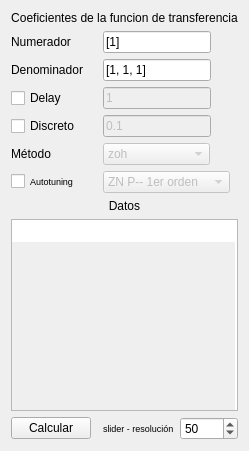
            <widget class="QWidget" name="tf">
             <layout class="QGridLayout" name="gridLayout_10">
              <item row="0" column="0" colspan="2">
               <widget class="QLabel" name="coefLabel2">
                <property name="sizePolicy">
                 <sizepolicy hsizetype="Preferred" vsizetype="Preferred">
                  <horstretch>0</horstretch>
                  <verstretch>0</verstretch>
                 </sizepolicy>
                </property>
                <property name="text">
                 <string>Coeficientes de la funcion de transferencia</string>
                </property>
                <property name="alignment">
                 <set>Qt::AlignCenter</set>
                </property>
               </widget>
              </item>
              <item row="1" column="0">
               <widget class="QLabel" name="numLabel2">
                <property name="sizePolicy">
                 <sizepolicy hsizetype="Preferred" vsizetype="Preferred">
                  <horstretch>0</horstretch>
                  <verstretch>0</verstretch>
                 </sizepolicy>
                </property>
                <property name="text">
                 <string>Numerador</string>
                </property>
               </widget>
              </item>
              <item row="1" column="1">
               <widget class="QLineEdit" name="tfnumEdit2">
                <property name="sizePolicy">
                 <sizepolicy hsizetype="Fixed" vsizetype="Fixed">
                  <horstretch>0</horstretch>
                  <verstretch>0</verstretch>
                 </sizepolicy>
                </property>
                <property name="text">
                 <string>[1]</string>
                </property>
               </widget>
              </item>
              <item row="2" column="0">
               <widget class="QLabel" name="demLabel2">
                <property name="sizePolicy">
                 <sizepolicy hsizetype="Preferred" vsizetype="Preferred">
                  <horstretch>0</horstretch>
                  <verstretch>0</verstretch>
                 </sizepolicy>
                </property>
                <property name="text">
                 <string>Denominador</string>
                </property>
               </widget>
              </item>
              <item row="2" column="1">
               <widget class="QLineEdit" name="tfdemEdit2">
                <property name="sizePolicy">
                 <sizepolicy hsizetype="Fixed" vsizetype="Fixed">
                  <horstretch>0</horstretch>
                  <verstretch>0</verstretch>
                 </sizepolicy>
                </property>
                <property name="text">
                 <string>[1, 1, 1]</string>
                </property>
               </widget>
              </item>
              <item row="3" column="0">
               <widget class="QCheckBox" name="tfdelaycheckBox2">
                <property name="text">
                 <string>Delay</string>
                </property>
               </widget>
              </item>
              <item row="3" column="1">
               <widget class="QLineEdit" name="tfdelayEdit2">
                <property name="enabled">
                 <bool>false</bool>
                </property>
                <property name="sizePolicy">
                 <sizepolicy hsizetype="Fixed" vsizetype="Fixed">
                  <horstretch>0</horstretch>
                  <verstretch>0</verstretch>
                 </sizepolicy>
                </property>
                <property name="text">
                 <string>1</string>
                </property>
                <property name="placeholderText">
                 <string>Delay en segundos</string>
                </property>
               </widget>
              </item>
              <item row="4" column="0">
               <widget class="QCheckBox" name="tfdiscretocheckBox2">
                <property name="sizePolicy">
                 <sizepolicy hsizetype="Minimum" vsizetype="Preferred">
                  <horstretch>0</horstretch>
                  <verstretch>0</verstretch>
                 </sizepolicy>
                </property>
                <property name="text">
                 <string>Discreto</string>
                </property>
               </widget>
              </item>
              <item row="4" column="1">
               <widget class="QLineEdit" name="tfperiodoEdit2">
                <property name="enabled">
                 <bool>false</bool>
                </property>
                <property name="sizePolicy">
                 <sizepolicy hsizetype="Fixed" vsizetype="Fixed">
                  <horstretch>0</horstretch>
                  <verstretch>0</verstretch>
                 </sizepolicy>
                </property>
                <property name="text">
                 <string>0.1</string>
                </property>
                <property name="placeholderText">
                 <string>Periodo de muestreo</string>
                </property>
               </widget>
              </item>
              <item row="5" column="0">
               <widget class="QLabel" name="tfMetodoLabel2">
                <property name="enabled">
                 <bool>true</bool>
                </property>
                <property name="text">
                 <string>Método</string>
                </property>
               </widget>
              </item>
              <item row="5" column="1" alignment="Qt::AlignLeft">
               <widget class="QComboBox" name="tfcomboBox2">
                <property name="enabled">
                 <bool>false</bool>
                </property>
                <property name="sizePolicy">
                 <sizepolicy hsizetype="Fixed" vsizetype="Fixed">
                  <horstretch>0</horstretch>
                  <verstretch>0</verstretch>
                 </sizepolicy>
                </property>
                <property name="currentText">
                 <string notr="true">zoh</string>
                </property>
                <property name="insertPolicy">
                 <enum>QComboBox::InsertAtCurrent</enum>
                </property>
                <property name="duplicatesEnabled">
                 <bool>true</bool>
                </property>
                <item>
                 <property name="text">
                  <string notr="true">zoh</string>
                 </property>
                </item>
                <item>
                 <property name="text">
                  <string notr="true">foh</string>
                 </property>
                </item>
                <item>
                 <property name="text">
                  <string notr="true">backward_diff</string>
                 </property>
                </item>
                <item>
                 <property name="text">
                  <string notr="true">euler</string>
                 </property>
                </item>
                <item>
                 <property name="text">
                  <string notr="true">tustin</string>
                 </property>
                </item>
                <item>
                 <property name="text">
                  <string notr="true">matched</string>
                 </property>
                </item>
                <item>
                 <property name="text">
                  <string notr="true">impulse</string>
                 </property>
                </item>
               </widget>
              </item>
              <item row="6" column="0">
               <widget class="QCheckBox" name="tfAutoTuningcheckBox2">
                <property name="font">
                 <font>
                  <pointsize>7</pointsize>
                 </font>
                </property>
                <property name="text">
                 <string>Autotuning</string>
                </property>
               </widget>
              </item>
              <item row="6" column="1" alignment="Qt::AlignLeft">
               <widget class="QComboBox" name="tfAutoTuningcomboBox2">
                <property name="enabled">
                 <bool>false</bool>
                </property>
                <property name="sizePolicy">
                 <sizepolicy hsizetype="Fixed" vsizetype="Fixed">
                  <horstretch>0</horstretch>
                  <verstretch>0</verstretch>
                 </sizepolicy>
                </property>
                <item>
                 <property name="text">
                  <string notr="true">ZN P-- 1er orden</string>
                 </property>
                </item>
                <item>
                 <property name="text">
                  <string notr="true">ZN PI- 1er orden</string>
                 </property>
                </item>
                <item>
                 <property name="text">
                  <string notr="true">ZN PID 1er orden</string>
                 </property>
                </item>
                <item>
                 <property name="text">
                  <string notr="true">CC P--  1er orden</string>
                 </property>
                </item>
                <item>
                 <property name="text">
                  <string notr="true">CC PI- 1er orden</string>
                 </property>
                </item>
                <item>
                 <property name="text">
                  <string>CC PD- 1er orden</string>
                 </property>
                </item>
                <item>
                 <property name="text">
                  <string notr="true">CC PID 1er orden</string>
                 </property>
                </item>
               </widget>
              </item>
              <item row="8" column="0" colspan="2">
               <widget class="QPlainTextEdit" name="tfdatosTextEdit2">
                <property name="sizePolicy">
                 <sizepolicy hsizetype="Preferred" vsizetype="Expanding">
                  <horstretch>0</horstretch>
                  <verstretch>0</verstretch>
                 </sizepolicy>
                </property>
                <property name="frameShape">
                 <enum>QFrame::StyledPanel</enum>
                </property>
                <property name="sizeAdjustPolicy">
                 <enum>QAbstractScrollArea::AdjustIgnored</enum>
                </property>
                <property name="readOnly">
                 <bool>true</bool>
                </property>
                <property name="plainText">
                 <string/>
                </property>
                <property name="backgroundVisible">
                 <bool>true</bool>
                </property>
               </widget>
              </item>
              <item row="9" column="0">
               <widget class="QPushButton" name="tfcalcButton2">
                <property name="sizePolicy">
                 <sizepolicy hsizetype="Fixed" vsizetype="Fixed">
                  <horstretch>0</horstretch>
                  <verstretch>0</verstretch>
                 </sizepolicy>
                </property>
                <property name="text">
                 <string>Calcular</string>
                </property>
               </widget>
              </item>
              <item row="9" column="1">
               <layout class="QHBoxLayout" name="horizontalLayout_15">
                <item>
                 <widget class="QLabel" name="label_20">
                  <property name="sizePolicy">
                   <sizepolicy hsizetype="Fixed" vsizetype="Preferred">
                    <horstretch>0</horstretch>
                    <verstretch>0</verstretch>
                   </sizepolicy>
                  </property>
                  <property name="font">
                   <font>
                    <pointsize>7</pointsize>
                   </font>
                  </property>
                  <property name="text">
                   <string>slider - resolución</string>
                  </property>
                 </widget>
                </item>
                <item>
                 <widget class="QSpinBox" name="tfreolutionSpin2">
                  <property name="accelerated">
                   <bool>true</bool>
                  </property>
                  <property name="minimum">
                   <number>1</number>
                  </property>
                  <property name="maximum">
                   <number>1000</number>
                  </property>
                  <property name="value">
                   <number>50</number>
                  </property>
                 </widget>
                </item>
               </layout>
              </item>
              <item row="7" column="0" colspan="2">
               <widget class="QLabel" name="tfdatosLabel2">
                <property name="sizePolicy">
                 <sizepolicy hsizetype="Preferred" vsizetype="Preferred">
                  <horstretch>0</horstretch>
                  <verstretch>0</verstretch>
                 </sizepolicy>
                </property>
                <property name="layoutDirection">
                 <enum>Qt::LeftToRight</enum>
                </property>
                <property name="text">
                 <string>Datos</string>
                </property>
                <property name="scaledContents">
                 <bool>false</bool>
                </property>
                <property name="alignment">
                 <set>Qt::AlignHCenter|Qt::AlignTop</set>
                </property>
                <property name="wordWrap">
                 <bool>false</bool>
                </property>
               </widget>
              </item>
             </layout>
            </widget>
